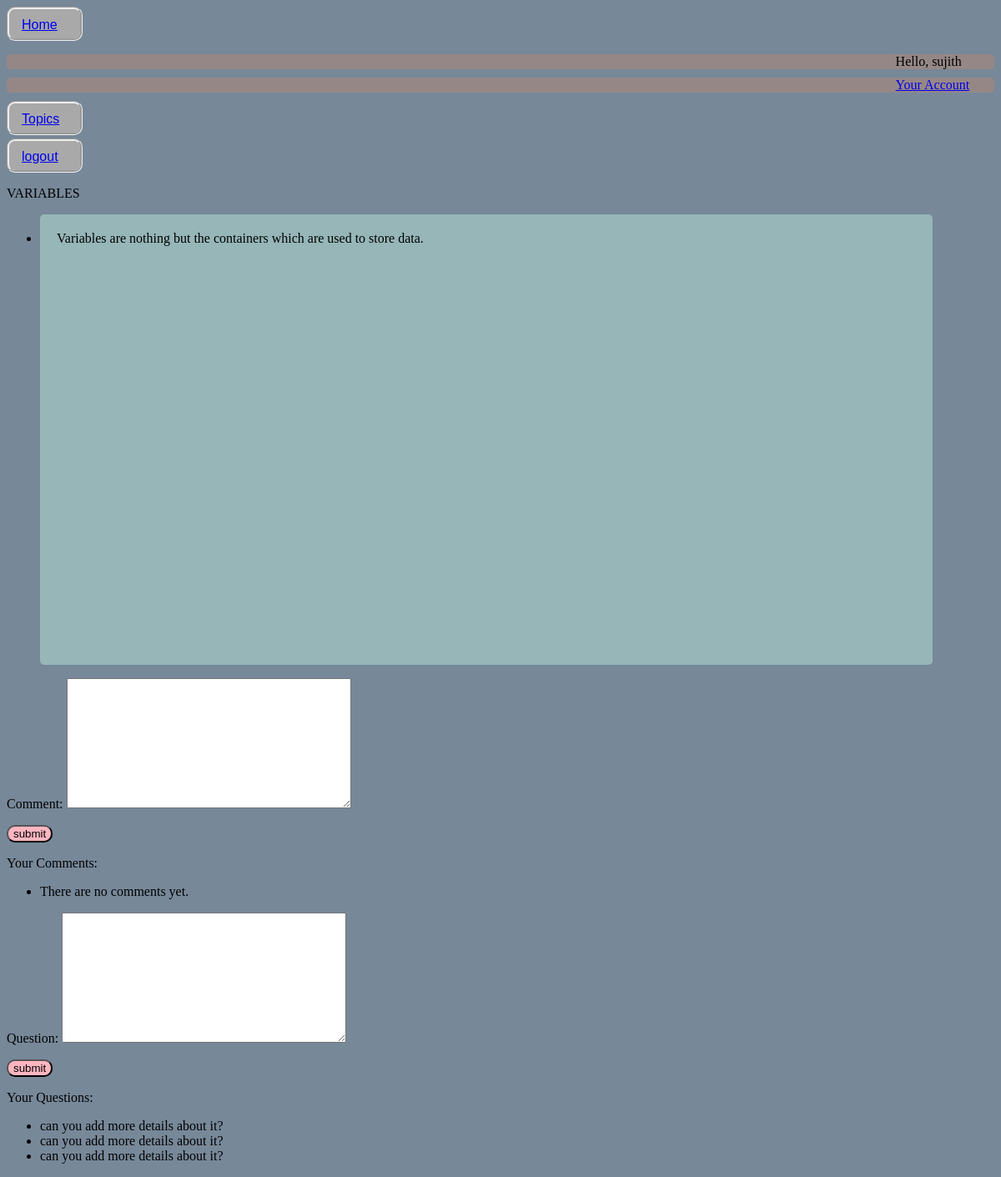
Before: /topics/2/3/ with the older database file.
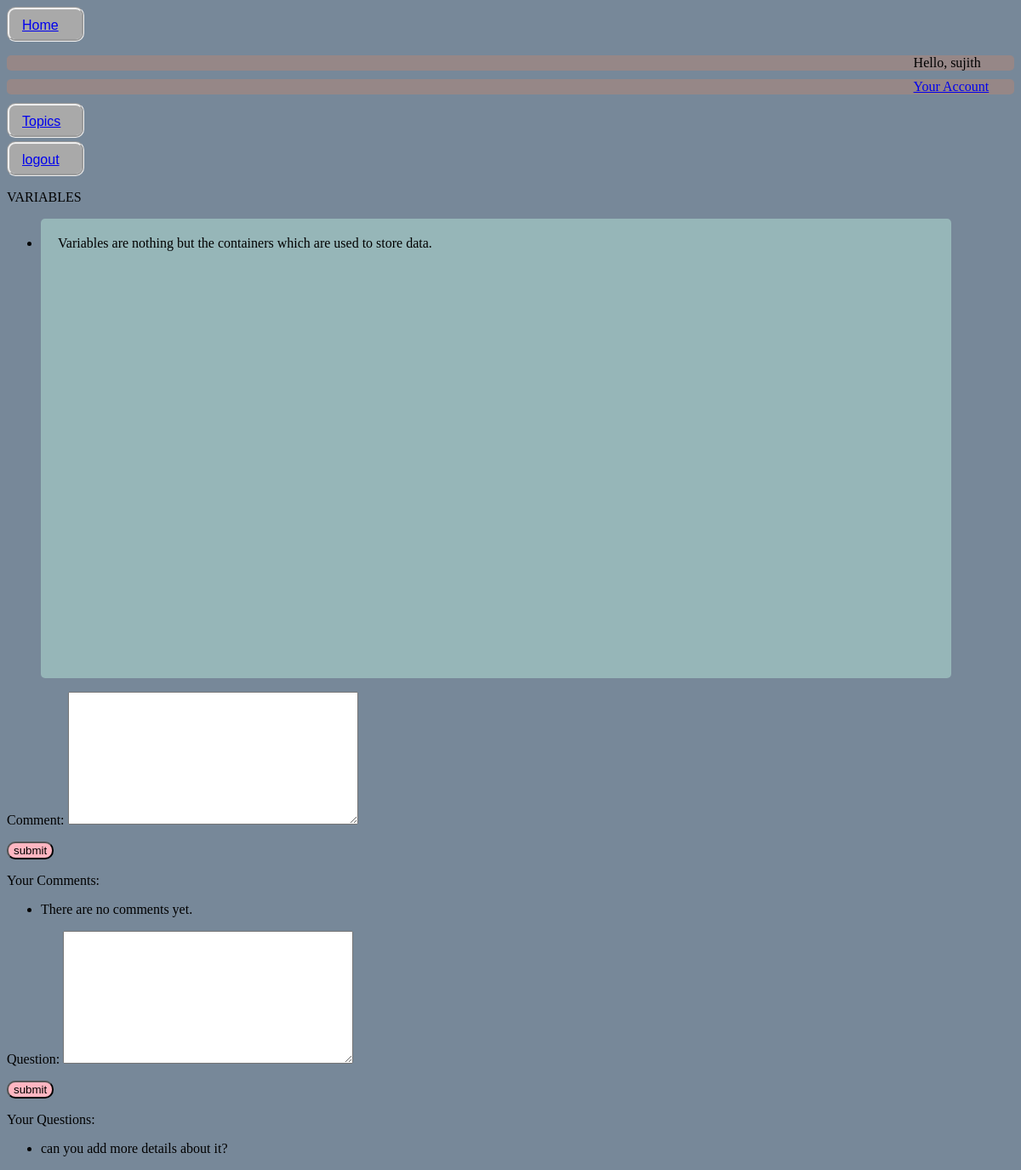
After: the same page with the newer database file.
### pybasic/models.py (models this page shows)
class Entry(models.Model):
    topic = models.ForeignKey(Topic, on_delete=models.CASCADE)
    entry = models.TextField()
    created = models.DateTimeField(auto_now_add=models.CASCADE)
    def __str__(self):
        return f"{self.entry}"
    class Meta:
        verbose_name_plural = 'Entries'

class Questions(models.Model):
    topic = models.ForeignKey(Topic, on_delete=models.CASCADE)
    user = models.ForeignKey(User, on_delete=models.CASCADE)
    question = models.TextField()
    created = models.DateTimeField(auto_now_add=True)
    def __str__(self):
        return f"{self.question}"

### pybasic/views.py (the view, shortened to what this page needs)
# urls.py: path('topics/<int:user_id>/<int:topic_id>/', views.topic_detail, name='topic-detail'),
def topic_detail(request, user_id, topic_id):
    topic = topic_in_detail(topic_id)
    user = get_user_in_detail(user_id)
    entries = filter_entries_by_topic(topic_id)
    comments = filter_comments_by_user_id_and_topic_id(user_id, topic_id)
    questions = filter_questions_by_topic_id_and_user_id(user_id, topic_id)
    if request.method != "POST":
        form = CommentFormDisplay()
        form_1 = QuestionForm()
    context = {
        "entries": entries,
        "topic": topic,
        "form": form,
        "form_1": form_1,
        "user": user,
        "comments": comments,
        "questions": questions,
    }
    return render(request, "pybasic/topic_detail.html", context)

### pybasic/forms.py
class CommentFormDisplay(forms.ModelForm):
    class Meta:
        model = Comment
        label = {"comment": ''}
        fields = ["comment"]

class QuestionForm(forms.ModelForm):
    class Meta:
        model = Questions
        label = {'ask': ''}
        fields = ['question']

### pybasic/layer.py (called while the page is built)
def get_user_in_detail(user_id):
    user = User.objects.get(id=user_id)
    return user

def topic_in_detail(topic_id):
    topic = Topic.objects.get(id=topic_id)
    return topic

def filter_entries_by_topic(topic_id):
    entries = Entry.objects.filter(topic_id=topic_id)
    return entries

def filter_comments_by_user_id_and_topic_id(user_id, topic_id):
    comments = Comment.objects.filter(user_id=user_id, topic_id=topic_id)
    return comments

def filter_questions_by_topic_id_and_user_id(user_id, topic_id):
    questions = Questions.objects.filter(user_id=user_id, topic_id=topic_id)
    return questions

### pybasic/models.py (called while the page is built)
    def __str__(self):
        return f"{self.name}"

### pybasic/templates/pybasic/topic_detail.html (shortened to what this page needs)
<!DOCTYPE html>
<html lang="en">
<head>
</head>
<body>
    {% extends 'pybasic/base.html' %}
    {% block content %}
    <p>{{topic}}</p>
    <ul>
        {% for entry in entries %}
        <li>
            <div class="topic">{{entry}}</div>
        </li>
        {% endfor %}
    </ul>
    <form action="{% url 'pybasic:topic-detail' user.id topic.id %}" method="POST">
        <div class="f">{{form.as_p}}</div>
        <button type="submit" name="comment">submit</button>
    </form>
    <div class="c">
        <p>Your Comments:</p>
        <ul>
            {% for comment in comments %}
            <li>{{comment}}</li>
            {% empty %}
            <li>There are no comments yet.</li>
            {% endfor %}
        </ul>
    </div>
    <p>
    <form action="{% url 'pybasic:topic-detail' user.id topic.id %}" method="POST">
        {{form_1.as_p}}
        <button type="submit" name="question">submit</button>
        </p>
        <div class="q">
            <p>Your Questions:</p>
            <ul>
                {% for question in questions %}
                <li>{{question}}</li>
                {% empty %}
                <li>There are no questions yet.</li>
                {% endfor %}
            </ul>
        </div>
        {% endblock content%}

Changed rows visible on the page:
removed Questions: question "can you add more details about it?"
removed Questions: question "can you add more details about it?"
